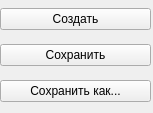
<?xml version="1.0" encoding="UTF-8"?>
<ui version="4.0">
 <class>widget</class>
 <widget class="QWidget" name="widget">
  <property name="geometry">
   <rect>
    <x>0</x>
    <y>0</y>
    <width>153</width>
    <height>113</height>
   </rect>
  </property>
  <property name="windowTitle">
   <string>Form</string>
  </property>
  <widget class="QWidget" name="verticalLayoutWidget">
   <property name="geometry">
    <rect>
     <x>0</x>
     <y>0</y>
     <width>151</width>
     <height>111</height>
    </rect>
   </property>
   <layout class="QVBoxLayout" name="verticalLayout">
    <item>
     <widget class="QPushButton" name="btn_create">
      <property name="text">
       <string>Создать</string>
      </property>
     </widget>
    </item>
    <item>
     <widget class="QPushButton" name="btn_save">
      <property name="text">
       <string>Сохранить</string>
      </property>
     </widget>
    </item>
    <item>
     <widget class="QPushButton" name="btn_save_as">
      <property name="text">
       <string>Сохранить как...</string>
      </property>
     </widget>
    </item>
   </layout>
  </widget>
 </widget>
 <resources/>
 <connections/>
</ui>
